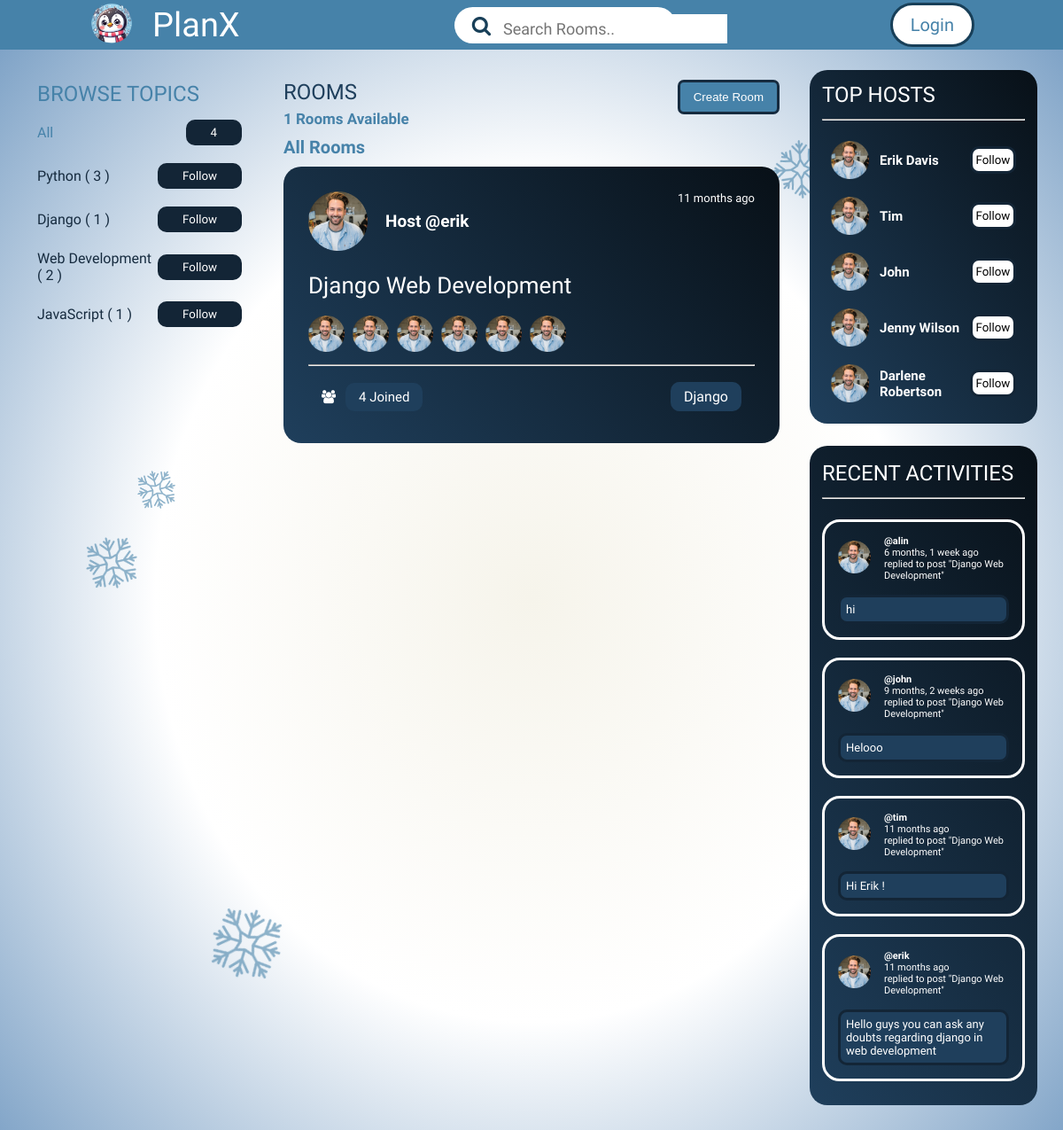
Page /home/?q=Django on the committed database.
### base/models.py (models this page shows, shortened)
class Topic(models.Model):
    name = models.CharField(max_length=200)

class Room(models.Model):
    host = models.ForeignKey(User, on_delete = models.SET_NULL, null=True)
    topic = models.ForeignKey(Topic, on_delete = models.SET_NULL, null=True)
    name = models.CharField(max_length=200)
    description = models.TextField(null=True, blank = True)
    participants = models.ManyToManyField(User, related_name='participants', blank=True)
    updated = models.DateTimeField(auto_now = True)
    created = models.DateTimeField(auto_now_add = True)
    class Meta:
        ordering = ['-updated', '-created']

class Message(models.Model):
    user = models.ForeignKey(User, on_delete = models.CASCADE)
    room = models.ForeignKey(Room, on_delete = models.CASCADE)
    body = models.TextField()
    updated = models.DateTimeField(auto_now = True)
    created = models.DateTimeField(auto_now_add = True)
    class Meta:
        ordering = ['-updated', '-created']

### base/views.py (the view)
# urls.py: path('home/', views.home, name="homepage"),
def home(request):
    q = request.GET.get('q') if request.GET.get('q') != None else ''
    rooms = Room.objects.filter(
                            Q(topic__name__icontains=q) |
                            Q(name__icontains = q) |
                            Q(description__contains = q)
            )
    topics = Topic.objects.all()
    room_count = rooms.count()
    room_messages = Message.objects.filter(Q(room__topic__name__icontains = q))
    context = {'rooms':rooms, 'topics':topics, 'room_count':room_count, 'room_messages':room_messages}
    return render(request, 'base/home.html',context)

### base/templates/base/home.html
{% extends 'main.html' %}
{% load static %}
{% block content %}
      <div class="container">
        <img src="{% static 'images/vector.png' %}" alt="" srcset="" style="
        left: 7%;
        position: absolute;
        top: 44%;
        width: 66px;
        transform: rotate(302deg);">
        <img src="{% static 'images/vector.png' %}" alt="" srcset="" style="
       left: 12%;
        position: absolute;
        top: 38%;
        width: 49px;
        transform: rotate(302deg);">
        <img src="{% static 'images/vector.png' %}" alt="" srcset="" style="
        left: 73%;
        position: absolute;
        top: 8%;
        width: 66px;
        transform: rotate(356deg);">
        <img src="{% static 'images/vector.png' %}" alt="" srcset="" style="
        left: 19%;
        position: absolute;
        top: 78%;
        width: 89px;
        transform: rotate(242deg);">
        {% include 'base/topic_component.html' %}
        <div class="middle">
            <div class="middle-col-1">
                <div class="middle-row1">
                    <h2>ROOMS</h2>
                    <p>{{ room_count }} Rooms Available</p>
                </div>
                <a href="{% url 'create-room' %}" style="text-decoration: none;
                color: #fff; cursor: pointer;"><button>Create Room</button></a>
            </div>
            <p style="color: #4682A9;font-family: 'Laila',sans-serif;font-size: 20px;padding: 10px 0px;font-weight: bold;">All Rooms</p>
            {% include 'base/feed_component.html' %}
        </div>
        <div class="right">
            <div class="right-col-1">
                <h2>TOP HOSTS</h2>
                <hr>
                <div class="followers">
                    <div class="rows-2">
                        <div class="profile">
                            <img src="{% static 'images/ellipse2.png' %}" alt="" srcset="">
                            <p>Erik Davis</p>
                        </div>
                        <button>Follow</button>
                    </div>
                    <div class="rows-2">
                        <div class="profile">
                            <img src="{% static 'images/ellipse2.png' %}" alt="" srcset="">
                            <p>Tim</p>
                        </div>
                        <button>Follow</button>
                    </div>
                    <div class="rows-2">
                        <div class="profile">
                            <img src="{% static 'images/ellipse2.png' %}" alt="" srcset="">
                            <p>John</p>
                        </div>
                        <button>Follow</button>
                    </div>
                    <div class="rows-2">
                        <div class="profile">
                            <img src="{% static 'images/ellipse2.png' %}" alt="" srcset="">
                            <p>Jenny Wilson</p>
                        </div>
                        <button>Follow</button>
                    </div>
                    <div class="rows-2">
                        <div class="profile">
                            <img src="{% static 'images/ellipse2.png' %}" alt="" srcset="">
                            <p>Darlene Robertson</p>
                        </div>
                        <button>Follow</button>
                    </div>
                </div>
            </div>
            {% include 'base/activity_component.html' %}
      </div>
      {% endblock %}

### base/templates/base/topic_component.html
        <div class="left">
            <div class="left-col-1">
                <h2>BROWSE TOPICS</h2>
            </div>
            <div class="left-col-2">
                <div class="rows">
                    <span style="color: #4682A9;"><p> All</p></span>
                    <a href="{% url 'homepage' %}" style="text-decoration: none;">
                        <button>{{ topics.count }}</button>
                    </a>
                </div>
                {% for topic in topics %}
                <div class="rows">
                    <p>{{topic.name}} <span>( {{topic.room_set.all.count}} )</span></p>
                    <a href="{% url 'homepage' %}?q={{topic.name}}" style="text-decoration: none; color: #fff;">
                        <button> Follow</button>
                    </a>
                </div>
                {% endfor %}
            </div>
        </div>

### base/templates/base/feed_component.html
{% load static %}
{% for room in rooms %}
<div class="middle-col-2">
    <div class="panel-1">
        <div class="panel-left">
            <img src="{% static 'images/ellipse2.png' %}" alt="" srcset="">
            <p style="font-size: 19px;">Host <a href="{% url 'user-profile' room.host.id %}" style="text-decoration: none;
            color: #fff;"> @{{ room.host.username }} </a></p>
        </div>
        <p>{{ room.created|timesince }} ago</p>
    </div>
    <div class="panel-2">
        <div class="title">
            <a href="{% url 'room' room.id %}" style="text-decoration: none;"><h2>{{ room.name }}</h2></a>
        </div>
        <div class="partic">
            <img src="{% static 'images/ellipse2.png' %}" alt="" srcset="">
            <img src="{% static 'images/ellipse2.png' %}" alt="" srcset="">
            <img src="{% static 'images/ellipse2.png' %}" alt="" srcset="">
            <img src="{% static 'images/ellipse2.png' %}" alt="" srcset="">
            <img src="{% static 'images/ellipse2.png' %}" alt="" srcset="">
            <img src="{% static 'images/ellipse2.png' %}" alt="" srcset="">
        </div>
    </div>
    <hr>
    <div class="panel-3">
        <div class="panLeft">
            <i class="fa fa-users" aria-hidden="true"></i><p>{{ room.participants.all.count }} Joined</p>
        </div>
        <p>{{ room.topic.name }}</p>
    </div>
</div>
{% endfor %}

### base/templates/base/activity_component.html (shortened to what this page needs)
{% load static %}
<div class="right-col-2">
    <h2>RECENT ACTIVITIES</h2>
    <hr>
    {% for message in room_messages %}
    <div class="activities">
        <div class="act-1">
            <div class="prof">
                <img src="{% static '/images/ellipse2.png' %}" alt="">
            </div>
            <div class="prof-2">
                <b><p><a href="{% url 'user-profile' message.user.id %}" style="text-decoration: none;
                    color: #fff;">@{{ message.user }}</a></p></b>
                <p>{{ message.created|timesince }} ago</p>
                <p>replied to post "<a href="{% url 'room' message.room.id %}" style="text-decoration: none;
                color: #fff;">{{ message.room.name }}</a>"</p>
            </div>
        </div>
        <div class="act-2">
            <p>{{ message.body }}</p>
        </div>
    </div>
    {% endfor %}
    </div>
</div>

### static/styles/feed.css (style rules this page uses)
* { margin: 0; padding: 0; box-sizing: border-box; }
body { background: radial-gradient(#F6F4EB, #fff, #749BC2); }
html { scroll-behavior: smooth; }
.container { min-height: 100vh; position: relative; margin: 60px 10px; display: flex; flex-direction: row; justify-content: space-between; }
.left { display: flex; flex-direction: column; position: relative; padding: 32px; gap: 15px; width: 25%; }
.left-col-2 { display: flex; gap: 20px; flex-direction: column; font-family: 'Laila', sans-serif; color: #162B3F; font-weight: 500; }
.rows { display: flex; justify-content: space-between; align-items: center; }
.rows button { padding: 4px 25px; background: #132536; cursor: pointer; color: #fff; border: solid #132536; border-radius: 10px; font-family: 'Laila', sans-serif; transition: 0.3s; }
.left-col-1 h2 { font-family: 'Lilita One', sans-serif; font-weight: 100; color: #4682A9; }
.right { display: flex; flex-direction: column; position: relative; padding: 19px; width: 25%; }
.right-col-1 { display: flex; background: linear-gradient(234deg, #081017, #1F3F5C); border-radius: 20px; padding: 14px; flex-direction: column; }
.right-col-1 h2 { font-family: 'Lilita One', sans-serif; font-weight: 100; color: #fff; }
.right-col-1 hr { margin: 13px 0; }
.followers { display: flex; flex-direction: column; }
.rows-2 { display: flex; padding: 10px; flex-direction: row; justify-content: space-between; align-items: center; }
.profile { display: flex; flex-direction: row; width: 75%; gap: 12px; align-items: center; justify-content: flex-start; }
.profile img { width: 43px; }
.rows-2 button { width: 25%; height: 31px; background: #fff; cursor: pointer; font-family: 'Laila', sans-serif; border-radius: 10px; border: solid #132536; transition: 0.2s; }
.profile p { font-family: 'Laila', sans-serif; font-size: 15px; font-weight: bold; color: #fff; }
.right-col-2 { display: flex; background: linear-gradient(234deg, #081017, #1F3F5C); border-radius: 20px; padding: 17px 14px; margin: 25px 0; flex-direction: column; }
.right-col-2 h2 { font-family: 'Lilita One', sans-serif; font-weight: 100; color: #fff; }
.right-col-2 hr { margin: 13px 0; }
.activities { display: flex; flex-direction: column; border: solid #fff; border-radius: 20px; padding: 15px; gap: 15px; margin: 10px 0; }
.act-1 { display: flex; align-items: center; gap: 15px; justify-content: flex-start; }
.prof img { width: 37px; }
.prof-2 { font-family: 'Laila', sans-serif; color: #fff; font-size: 11px; }
.act-2 p { background: #1F3F5C; border: solid #132536; border-radius: 10px; padding: 6px; color: #fff; font-family: 'Laila', sans-serif; font-size: 13px; }
.middle { display: flex; flex-direction: column; position: relative; width: 50%; padding: 30px 15px; }
.middle-col-1 { display: flex; align-items: flex-start; justify-content: space-between; }
.middle-row1 { display: flex; gap: 6px; flex-direction: column; }
.middle-row1 h2 { font-family: 'Lilita One', sans-serif; font-weight: 100; color: #1F3F5C; }
.middle-row1 p { font-family: 'Laila', sans-serif; font-size: 17px; font-weight: bold; color: #4682A9; }
.middle-col-1 button { border-radius: 7px; padding: 9px 15px; background: #4682A9; color: #fff; border: solid #162B3F; }
.middle-col-2 { background: linear-gradient(227deg, #081017, #1F3F5C); border-radius: 20px; padding: 28px; display: flex; flex-direction: column; margin-bottom: 22px; gap: 10px; }
.panel-1 { display: flex; justify-content: space-between; }
.panel-left { display: flex; align-items: center; gap: 20px; }
.panel-left img { width: 67px; }
.panel-left p { font-size: 18px; color: #fff; font-weight: bold; font-family: 'Laila', sans-serif; }
.panel-1 p { color: #fff; font-family: 'Laila', sans-serif; font-size: 13px; }
.panel-2 { display: flex; gap: 10px; flex-direction: column; }
.partic img { width: 46px; padding-right: 5px; }
.title h2 { font-family: 'Lilita One', sans-serif; color: #fff; font-size: 26px; padding-top: 14px; font-weight: 100; padding-bottom: 9px; }
.panel-3 { display: flex; flex-direction: row; padding: 8px 15px; justify-content: space-between; }
.panLeft { display: flex; gap: 11px; font-size: 15px; color: #fff; font-family: 'Laila', sans-serif; align-items: center; }
.panel-3 p { font-family: 'Laila', sans-serif; color: #fff; background: #1F3F5C; padding: 7px 15px; border-radius: 10px; }

### rows in the picture
Topic: name "Python", room_set.all.count "3"
Topic: name "Django", room_set.all.count "1"
Topic: name "Web Development", room_set.all.count "2"
Topic: name "JavaScript", room_set.all.count "1"
Room: host.username "erik", created "11 months", name "Django Web Development", participants.all.count "4", topic.name "Django"
Message: user "alin", created "6 months, 1 week", room.name "Django Web Development", body "hi"
Message: user "john", created "9 months, 2 weeks", room.name "Django Web Development", body "Helooo"
Message: user "tim", created "11 months", room.name "Django Web Development", body "Hi Erik !"
Message: user "erik", created "11 months", room.name "Django Web Development", body "Hello guys you can ask any doubts regarding django in web development"

### other values in the picture
{{ topics.count }} "4"
{{ room_count }} "1"
